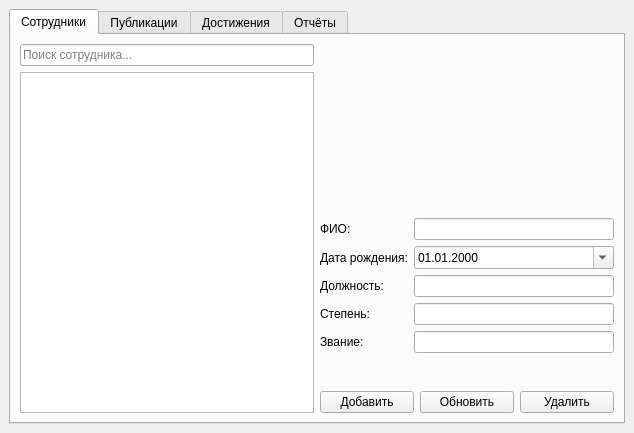
<?xml version="1.0" encoding="UTF-8"?>
<ui version="4.0">
 <class>MainWindow</class>
 <widget class="QMainWindow" name="MainWindow">
  <property name="windowTitle">
   <string>Система учета сотрудников</string>
  </property>
  <widget class="QWidget" name="centralwidget">
   <layout class="QVBoxLayout">
    <item>
     <widget class="QTabWidget" name="tabWidget">

      <widget class="QWidget" name="tabEmployees">
       <attribute name="title"><string>Сотрудники</string></attribute>
       <layout class="QHBoxLayout">
        <item>
         <layout class="QVBoxLayout">
          <item>
           <widget class="QLineEdit" name="searchEmployees">
            <property name="placeholderText"><string>Поиск сотрудника...</string></property>
           </widget>
          </item>
          <item>
           <widget class="QTableWidget" name="tableEmployees"/>
          </item>
         </layout>
        </item>
        <item>
         <layout class="QVBoxLayout">
          <item>
           <widget class="QLabel">
            <property name="text"><string><b>Редактирование сотрудника</b></string></property>
           </widget>
          </item>
          <item>
           <layout class="QFormLayout">
            <item row="0" column="0"><widget class="QLabel"><property name="text"><string>ФИО:</string></property></widget></item>
            <item row="0" column="1"><widget class="QLineEdit" name="inputName"/></item>
            <item row="1" column="0"><widget class="QLabel"><property name="text"><string>Дата рождения:</string></property></widget></item>
            <item row="1" column="1"><widget class="QDateEdit" name="inputBirthDate">
             <property name="calendarPopup"><bool>true</bool></property>
             <property name="displayFormat"><string>dd.MM.yyyy</string></property>
            </widget></item>
            <item row="2" column="0"><widget class="QLabel"><property name="text"><string>Должность:</string></property></widget></item>
            <item row="2" column="1"><widget class="QLineEdit" name="inputPosition"/></item>
            <item row="3" column="0"><widget class="QLabel"><property name="text"><string>Степень:</string></property></widget></item>
            <item row="3" column="1"><widget class="QLineEdit" name="inputDegree"/></item>
            <item row="4" column="0"><widget class="QLabel"><property name="text"><string>Звание:</string></property></widget></item>
            <item row="4" column="1"><widget class="QLineEdit" name="inputRank"/></item>
           </layout>
          </item>
          <item>
           <layout class="QHBoxLayout">
            <item><widget class="QPushButton" name="btnAddEmp"><property name="text"><string>Добавить</string></property></widget></item>
            <item><widget class="QPushButton" name="btnUpdateEmp"><property name="text"><string>Обновить</string></property></widget></item>
            <item><widget class="QPushButton" name="btnDeleteEmp"><property name="text"><string>Удалить</string></property></widget></item>
           </layout>
          </item>
         </layout>
        </item>
       </layout>
      </widget>

      <widget class="QWidget" name="tabPublications">
       <attribute name="title"><string>Публикации</string></attribute>
       <layout class="QHBoxLayout">
        <item>
         <layout class="QVBoxLayout">
          <item>
           <widget class="QLineEdit" name="searchPublications">
            <property name="placeholderText"><string>Поиск публикации...</string></property>
           </widget>
          </item>
          <item>
           <widget class="QTableWidget" name="tablePublications"/>
          </item>
         </layout>
        </item>
        <item>
         <layout class="QVBoxLayout">
          <item>
           <widget class="QLabel"><property name="text"><string><b>Добавление публикации</b></string></property></widget>
          </item>
          <item>
           <layout class="QFormLayout">
            <item row="0" column="0"><widget class="QLabel"><property name="text"><string>Название:</string></property></widget></item>
            <item row="0" column="1"><widget class="QLineEdit" name="inputPubTitle"/></item>
            <item row="1" column="0"><widget class="QLabel"><property name="text"><string>Издание:</string></property></widget></item>
            <item row="1" column="1"><widget class="QLineEdit" name="inputJournal"/></item>
            <item row="2" column="0"><widget class="QLabel"><property name="text"><string>Уровень:</string></property></widget></item>
            <item row="2" column="1"><widget class="QComboBox" name="comboLevel">
             <item><property name="text"><string>Scopus</string></property></item>
             <item><property name="text"><string>Web of Science</string></property></item>
             <item><property name="text"><string>ВАК</string></property></item>
             <item><property name="text"><string>РИНЦ</string></property></item>
             <item><property name="text"><string>Прочее</string></property></item>
            </widget></item>
            <item row="3" column="0"><widget class="QLabel"><property name="text"><string>Страницы:</string></property></widget></item>
            <item row="3" column="1"><widget class="QSpinBox" name="inputPages">
             <property name="minimum"><number>1</number></property>
             <property name="maximum"><number>10000</number></property>
             <property name="value"><number>1</number></property>
            </widget></item>
            <item row="4" column="0"><widget class="QLabel"><property name="text"><string>Тип:</string></property></widget></item>
            <item row="4" column="1"><widget class="QComboBox" name="comboType">
             <item><property name="text"><string>Электронная</string></property></item>
             <item><property name="text"><string>Печатная</string></property></item>
            </widget></item>
            <item row="5" column="0"><widget class="QLabel"><property name="text"><string>Дата:</string></property></widget></item>
            <item row="5" column="1"><widget class="QDateEdit" name="inputPubDate">
             <property name="calendarPopup"><bool>true</bool></property>
             <property name="displayFormat"><string>dd.MM.yyyy</string></property>
            </widget></item>
            <item row="6" column="0"><widget class="QLabel"><property name="text"><string>Авторы:</string></property></widget></item>
            <item row="6" column="1"><widget class="QLineEdit" name="inputAuthors">
             <property name="placeholderText"><string>Иванов И.И.; Петров П.П.</string></property>
            </widget></item>
           </layout>
          </item>
          <item><widget class="QPushButton" name="btnFilePub"><property name="text"><string>Прикрепить файл</string></property></widget></item>
          <item>
             <layout class="QHBoxLayout">
              <item>
               <widget class="QPushButton" name="btnAddPub">
                <property name="text">
                 <string>Добавить</string>
                </property>
               </widget>
              </item>

              <item>
               <widget class="QPushButton" name="btnUpdatePub">
                <property name="text">
                 <string>Обновить</string>
                </property>
               </widget>
              </item>

              <item>
               <widget class="QPushButton" name="btnDeletePub">
                <property name="text">
                 <string>Удалить</string>
                </property>
               </widget>
              </item>
             </layout>
            </item>
         </layout>
        </item>
       </layout>
      </widget>

      <widget class="QWidget" name="tabAchievements">
       <attribute name="title"><string>Достижения</string></attribute>
       <layout class="QHBoxLayout">
        <item>
         <layout class="QVBoxLayout">
          <item>
           <widget class="QLineEdit" name="searchAchievements">
            <property name="placeholderText"><string>Поиск достижения...</string></property>
           </widget>
          </item>
          <item>
           <widget class="QTableWidget" name="tableAchievements"/>
          </item>
         </layout>
        </item>
        <item>
         <layout class="QVBoxLayout">
          <item><widget class="QLabel"><property name="text"><string><b>Добавление достижения</b></string></property></widget></item>
          <item>
           <layout class="QFormLayout">
            <item row="0" column="0"><widget class="QLabel"><property name="text"><string>Сотрудник:</string></property></widget></item>
            <item row="0" column="1"><widget class="QLineEdit" name="inputEmployeeName"/></item>
            <item row="1" column="0"><widget class="QLabel"><property name="text"><string>Мероприятие:</string></property></widget></item>
            <item row="1" column="1"><widget class="QLineEdit" name="inputEvent"/></item>
            <item row="2" column="0"><widget class="QLabel"><property name="text"><string>Достижение:</string></property></widget></item>
            <item row="2" column="1"><widget class="QLineEdit" name="inputAchievement"/></item>
            <item row="3" column="0"><widget class="QLabel"><property name="text"><string>Город:</string></property></widget></item>
            <item row="3" column="1"><widget class="QLineEdit" name="inputCity"/></item>
            <item row="4" column="0"><widget class="QLabel"><property name="text"><string>Организация:</string></property></widget></item>
            <item row="4" column="1"><widget class="QLineEdit" name="inputOrganization"/></item>
            <item row="5" column="0"><widget class="QLabel"><property name="text"><string>Дата:</string></property></widget></item>
            <item row="5" column="1"><widget class="QDateEdit" name="inputAchDate">
             <property name="calendarPopup"><bool>true</bool></property>
             <property name="displayFormat"><string>dd.MM.yyyy</string></property>
            </widget></item>
            <item row="6" column="0"><widget class="QLabel"><property name="text"><string>Работа:</string></property></widget></item>
            <item row="6" column="1"><widget class="QLineEdit" name="inputWork"/></item>
           </layout>
          </item>
          <item><widget class="QPushButton" name="btnFileAch"><property name="text"><string>Прикрепить файл</string></property></widget></item>
          <item>
         <layout class="QHBoxLayout">

          <item>
           <widget class="QPushButton" name="btnAddAch">
            <property name="text">
             <string>Добавить</string>
            </property>
           </widget>
          </item>

          <item>
           <widget class="QPushButton" name="btnUpdateAch">
            <property name="text">
             <string>Обновить</string>
            </property>
           </widget>
          </item>

          <item>
           <widget class="QPushButton" name="btnDeleteAch">
            <property name="text">
             <string>Удалить</string>
            </property>
           </widget>
          </item>

         </layout>
        </item>
         </layout>
        </item>
       </layout>
      </widget>

      <widget class="QWidget" name="tabReports">
 <attribute name="title">
  <string>Отчёты</string>
 </attribute>

 <layout class="QVBoxLayout">

  <item>
   <widget class="QGroupBox" name="groupFilters">
    <property name="title">
     <string>Фильтры отчёта</string>
    </property>

    <layout class="QFormLayout">

     <!-- Сотрудник -->
     <item row="0" column="0">
      <widget class="QLabel">
       <property name="text">
        <string>Сотрудник:</string>
       </property>
      </widget>
     </item>

     <QPushButton name="btnSelectEmployees">
    <property name="text">
        <string>Выбрать сотрудников</string>
    </property>
    </QPushButton>

    <QLabel name="lblSelectedEmployees">
    <property name="text">
        <string>Все сотрудники</string>
    </property>
        </QLabel>
        
     <!-- Год -->
     <item row="1" column="0">
      <widget class="QLabel">
       <property name="text">
        <string>Год:</string>
       </property>
      </widget>
     </item>

     <item row="1" column="1">
      <widget class="QSpinBox" name="spinReportYear">
       <property name="minimum">
        <number>2000</number>
       </property>
       <property name="maximum">
        <number>2100</number>
       </property>
       <property name="value">
        <number>2026</number>
       </property>
      </widget>
     </item>

     <!-- Интервал -->
     <item row="2" column="0">
      <widget class="QCheckBox" name="chkUseInterval">
       <property name="text">
        <string>Использовать интервал дат</string>
       </property>
      </widget>
     </item>

     <item row="2" column="1">
      <layout class="QHBoxLayout">

       <item>
        <widget class="QDateEdit" name="dateStart">
         <property name="calendarPopup">
          <bool>true</bool>
         </property>
         <property name="displayFormat">
          <string>dd.MM.yyyy</string>
         </property>
         <property name="enabled">
          <bool>false</bool>
         </property>
        </widget>
       </item>

       <item>
        <widget class="QLabel">
         <property name="text">
          <string>—</string>
         </property>
        </widget>
       </item>

       <item>
        <widget class="QDateEdit" name="dateEnd">
         <property name="calendarPopup">
          <bool>true</bool>
         </property>
         <property name="displayFormat">
          <string>dd.MM.yyyy</string>
         </property>
         <property name="enabled">
          <bool>false</bool>
         </property>
        </widget>
       </item>

      </layout>
     </item>

     <!-- Уровень -->
     <item row="3" column="0">
      <widget class="QLabel">
       <property name="text">
        <string>Уровень публикации:</string>
       </property>
      </widget>
     </item>

     <item row="3" column="1">
      <widget class="QComboBox" name="comboReportLevel">

       <item>
        <property name="text">
         <string>Все уровни</string>
        </property>
       </item>

       <item>
        <property name="text">
         <string>Scopus</string>
        </property>
       </item>

       <item>
        <property name="text">
         <string>Web of Science</string>
        </property>
       </item>

       <item>
        <property name="text">
         <string>ВАК</string>
        </property>
       </item>

       <item>
        <property name="text">
         <string>РИНЦ</string>
        </property>
       </item>

       <item>
        <property name="text">
         <string>Прочее</string>
        </property>
       </item>

      </widget>
     </item>

    </layout>
   </widget>
  </item>

  <!-- Кнопки -->
  <item>
   <layout class="QHBoxLayout">

    <item>
     <widget class="QPushButton" name="btnReportByEmployee">
      <property name="text">
       <string>Отчёт по сотрудникам</string>
      </property>
     </widget>
    </item>

    <item>
     <widget class="QPushButton" name="btnReportByYear">
      <property name="text">


<string>Отчёт по году</string>
      </property>
     </widget>
    </item>

    <item>
     <widget class="QPushButton" name="btnReportByLevel">
      <property name="text">
       <string>Отчёт по уровню</string>
      </property>
     </widget>
    </item>

    <item>
 <widget class="QLabel" name="lblReportInfo">
  <property name="text">
   <string>Отчёт не сформирован</string>
  </property>

  <property name="styleSheet">
   <string notr="true">
    font-weight: bold;
    padding: 4px;
   </string>
  </property>
 </widget>
</item>

    <item>
     <widget class="QPushButton" name="btnExportExcel">
      <property name="text">
       <string>Экспорт в Excel</string>
      </property>
     </widget>
    </item>

   </layout>
  </item>

  <!-- Таблица -->
  <item>
   <widget class="QTableWidget" name="tableReports">
    <property name="alternatingRowColors">
     <bool>true</bool>
    </property>
   </widget>
  </item>

 </layout>
</widget>

     </widget>
    </item>
   </layout>
  </widget>
 </widget>
 <resources/>
 <connections/>
</ui>
